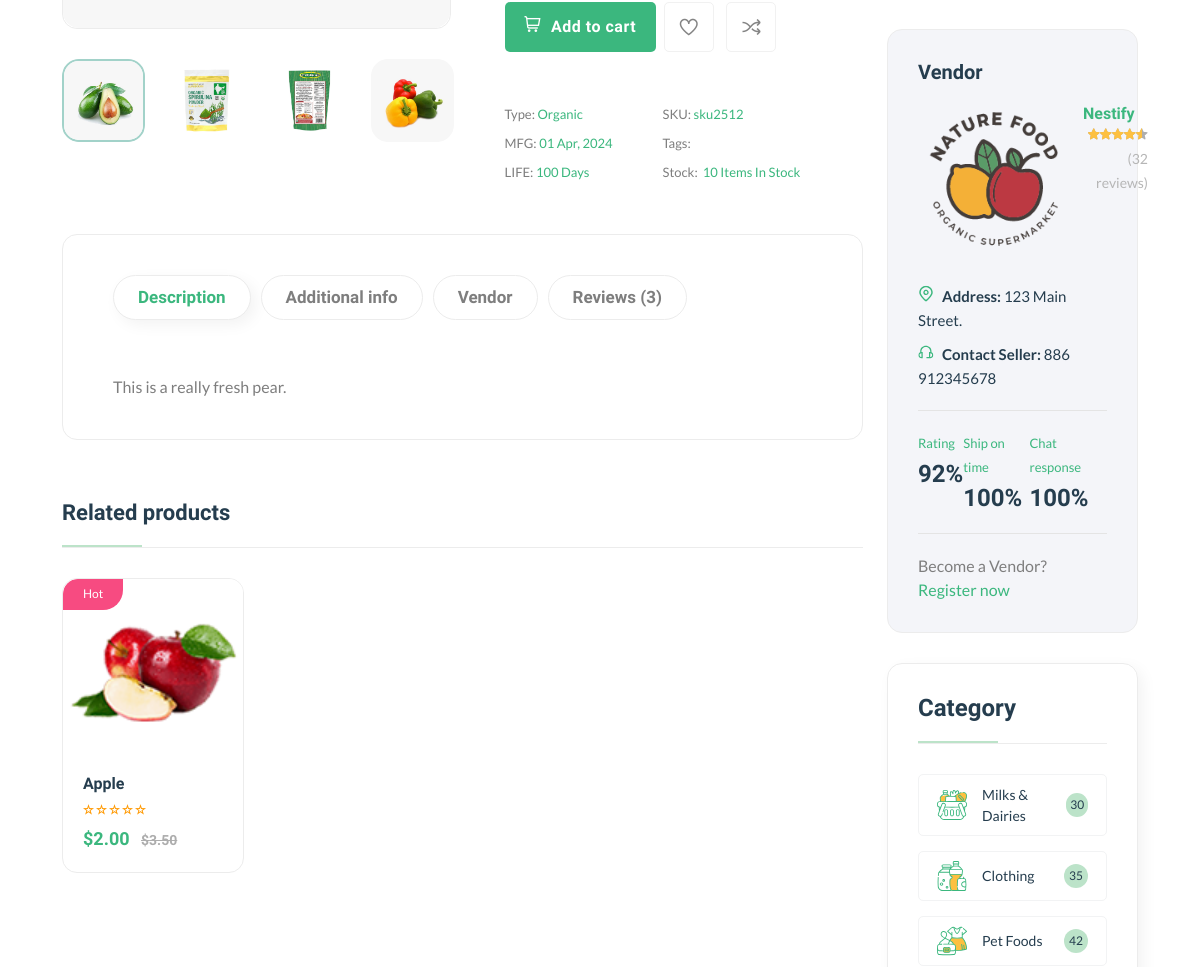
The app's page /product/ehcf2b4b2f (signed in, middle part), older data.
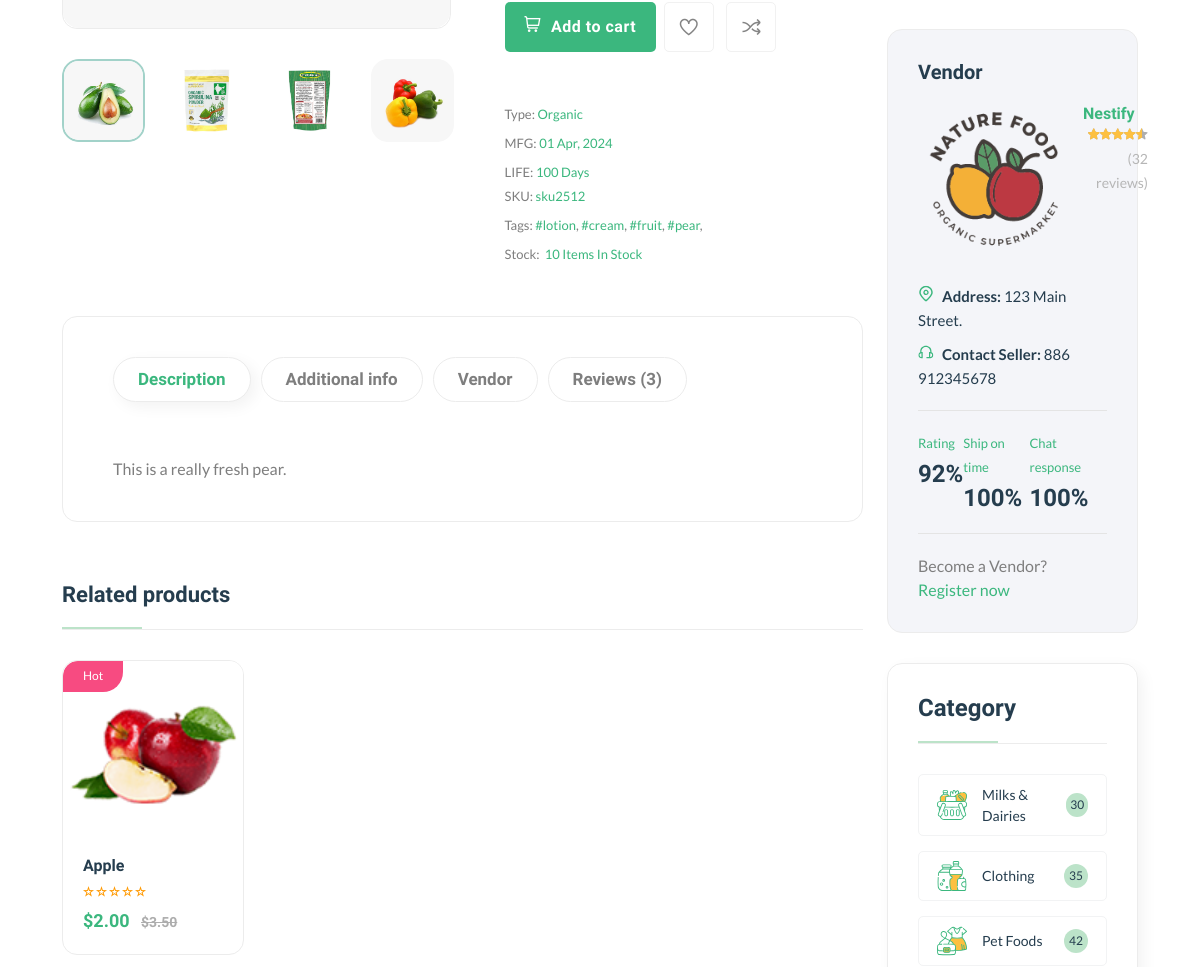
The same page, newer data.
### core/models.py (models this page shows, shortened)
class ProductImages(models.Model):
    images = models.ImageField(upload_to="product-images", default="product.jpg")
    product = models.ForeignKey(
        Product, related_name="p_images", on_delete=models.SET_NULL, null=True
    )
    date = models.DateTimeField(auto_now_add=True)
    class Meta:
        verbose_name_plural = "Product Images"

class Product(models.Model):
    pid = ShortUUIDField(
        unique=True, length=10, max_length=20, alphabet="abcdefgh12345"
    )
    user = models.ForeignKey(User, on_delete=models.SET_NULL, null=True)
    category = models.ForeignKey(
        Category, on_delete=models.SET_NULL, null=True, related_name="category"
    )
    vendor = models.ForeignKey(
        Vendor, on_delete=models.SET_NULL, null=True, related_name="vendor"
    )
    title = models.CharField(max_length=100, default="N/A")
    image = models.ImageField(upload_to="user_directory_path", default="product.jpg")
    description = RichTextUploadingField(null=True, blank=True, default="N/A")
    price = models.DecimalField(max_digits=10, decimal_places=2, default=0.00)
    old_price = models.DecimalField(max_digits=10, decimal_places=2, default=0.00)
    specifications = RichTextUploadingField(null=True, blank=True, default="N/A")
    type = models.CharField(max_length=100, default="N/A", null=True, blank=True)
    stock_count = models.CharField(max_length=100, default="N/A", null=True, blank=True)
    life = models.CharField(max_length=100, default="N/A", null=True, blank=True)
    mfd = models.DateTimeField(auto_now_add=False, null=True, blank=True)
    tags = TaggableManager(blank=True)
    product_status = models.CharField(
        choices=STATUS, max_length=10, default="in_review"
    )
    status = models.BooleanField(default=True)
    in_stock = models.BooleanField(default=True)
    featured = models.BooleanField(default=False)
    digital = models.BooleanField(default=False)
    sku = ShortUUIDField(
        unique=True, length=4, max_length=10, prefix="sku", alphabet="1234567890"
    )
    date = models.DateTimeField(auto_now_add=True)
    updated = models.DateTimeField(null=True, blank=True)
    class Meta:
        verbose_name_plural = "Products"
    def get_percentage(self):
        new_price = (self.old_price - self.price) / self.old_price * 100
        return new_price

### core/views.py (the view)
# urls.py: path("product/<pid>", views.product_detail_view, name="product-detail"),
def product_detail_view(request, pid):
    product = Product.objects.get(pid=pid)
    products = Product.objects.filter(category=product.category).exclude(pid=pid)
    p_images = product.p_images.all()
    context = {
        "p": product,
        "p_images": p_images,
        "products": products,
    }
    return render(request, "core/product-detail.html", context)

### core/context_processor.py (called while the page is built)
def default(request):
    categories = Category.objects.all()
    address = Address.objects.get(user=request.user)
    return {"categories": categories, "address": address}

### templates/core/product-detail.html (shortened to what the changed rows need)
{% extends 'partials/base.html' %}
{% load static %}
{% block content %}
    <main class="main">
        <div class="container mb-30">
            <div class="row">
                <div class="col-xl-11 col-lg-12 m-auto">
                    <div class="row">
                        <div class="col-xl-9">
                            <div class="product-detail accordion-detail">
                                <div class="row mb-50 mt-30">
                                    <div class="col-md-6 col-sm-12 col-xs-12 mb-md-0 mb-sm-5">
                                        <div class="detail-gallery">
                                            <div class="slider-nav-thumbnails">
                                                {% for p in p_images %}
                                                <div><img src="{{ p.images.url }}" alt="product image" /></div>
                                                {% endfor %}
                                            </div>
                                        </div>
                                    </div>
                                    <div class="col-md-6 col-sm-12 col-xs-12">
                                        <div class="detail-info pr-30 pl-30">
                                            <div class="font-xs">
                                                <ul class="float-start">
                                                    <li class="mb-5">SKU: <a href="#"> {{ p.sku }}</a></li>
                                                    <li class="mb-5">Tags: {% for tag in p.tags.all %}<a href="{% url 'core:tags' tag.slug %}" rel="tag"> #{{ tag.name }}</a>,{% endfor %}</li>
                                                    <li>Stock:<span class="in-stock text-brand ml-5">{{ p.stock_count }} Items In Stock</span></li>
                                                </ul>
                                            </div>
                                        </div>
                                    </div>
                                </div>
                                <div class="row mt-60">
                                    {% if products %}
                                    <div class="col-12">
                                        <h2 class="section-title style-1 mb-30">Related products</h2>
                                    </div>
                                    {% endif %}
                                    <div class="col-12">
                                        <div class="row related-products">
                                            {% for p in products %}
                                            <div class="col-lg-3 col-md-4 col-12 col-sm-6">
                                                <div class="product-cart-wrap hover-up">
                                                    <div class="product-img-action-wrap">
                                                        <div class="product-img product-img-zoom">
                                                            <a href="{% url 'core:product-detail' p.pid %}" tabindex="0">
                                                                <img class="default-img" src="{{ p.image.url }}" alt="" />
                                                            </a>
                                                        </div>
                                                        <div class="product-badges product-badges-position product-badges-mrg">
                                                            <span class="hot">Hot</span>
                                                        </div>
                                                    </div>
                                                    <div class="product-content-wrap">
                                                        <h2><a href="{% url 'core:product-detail' p.pid %}" tabindex="0">{{ p.title|truncatechars:20 }}</a></h2>
                                                        <div class="rating-result" title="90%">
                                                        </div>
                                                        <div class="product-price">
                                                            <span>${{ p.price }} </span>
                                                            <span class="old-price">${{ p.old_price }}</span>
                                                        </div>
                                                    </div>
                                                </div>
                                            </div>
                                            {% endfor %}
                                        </div>
                                    </div>
                                </div>
                            </div>
                        </div>
                    </div>
                </div>
            </div>
        </div>
    </main>
{% endblock content %}

Row changes from the older to the newer data that the page shows:
now on this page (row unchanged): Tag: name "lotion"
now on this page (row unchanged): Tag: name "cream"
added Tag: name "fruit"
added Tag: name "pear"
